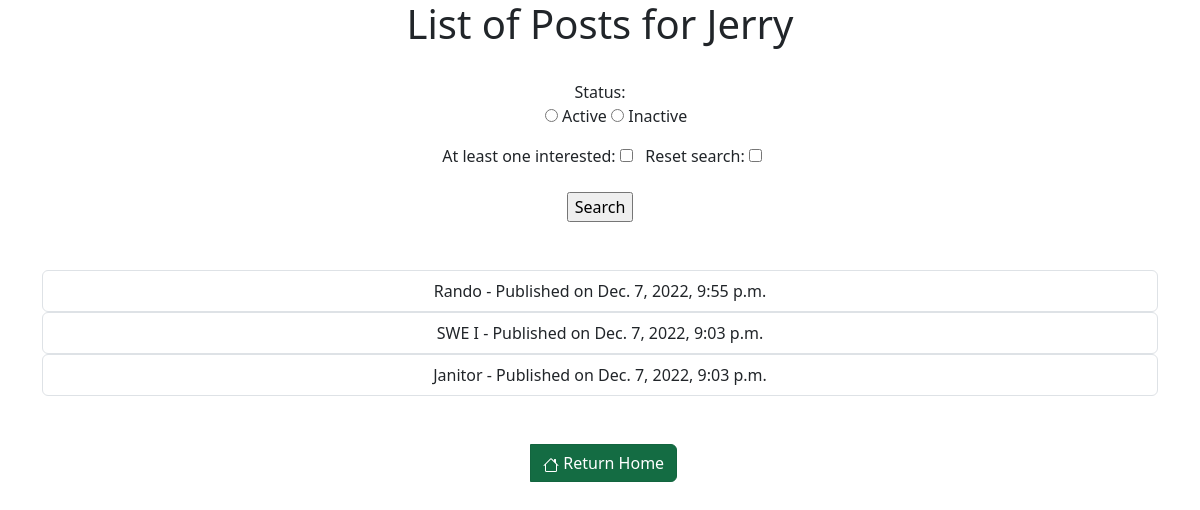
The app's page /recruiters/posts/ (signed in), older data.
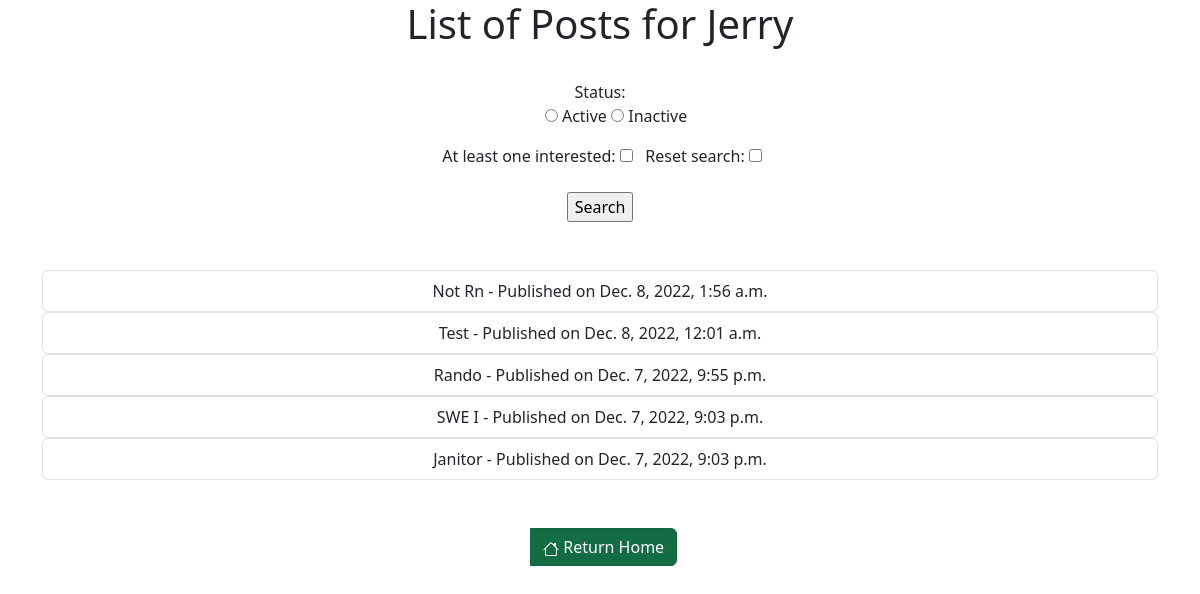
The same page, newer data.
### jobs/models.py (models this page shows, shortened)
class UserPost(models.Model):
    user = models.ForeignKey(User, on_delete=models.PROTECT, related_name='user_job')
    title = models.CharField(max_length=500)
    job_type = models.CharField(max_length=20, choices=POSITION_TYPE, blank=False)
    state = models.CharField(max_length = 50, blank=False)
    city = models.CharField(max_length = 50, blank=False)
    preferred_skills = models.CharField(max_length = 500, blank=False)
    description = models.CharField(max_length = 500, blank=False)
    company = models.CharField(max_length = 50, blank=False)
    date_published = models.DateTimeField(default=timezone.now())
    expire_date = models.DateTimeField(default=timezone.now())
    status = models.CharField(max_length = 50, choices=STATUS, blank=False)
    url = models.SlugField(max_length=500, unique=True, blank=True, editable=False)
    id = models.UUIDField(primary_key=True, default=uuid.uuid4, editable=False)
    favorites = models.ManyToManyField(User, related_name='favorite_job')

### jobs/views/recruiters.py (the view, shortened to what this page needs)
# urls.py: path('posts/', recruiters.view_all_posts, name='view_all_posts'),
@login_required
@recruiter_required
def view_all_posts(request):
    form = FilterPost(request.POST or None)
    reset_search = False
    status = None
    one_interested = False
    allposts = UserPost.objects.filter(user=request.user).order_by('-date_published')
    if status == "inactive":
        allposts = UserPost.objects.filter(user=request.user).filter(status="Inactive")
    elif status == "active":
        allposts = UserPost.objects.filter(user=request.user).filter(status="Active")
    if one_interested:
        allposts = UserPost.objects.filter(user=request.user).annotate(c=Count('favorites')).filter(c__gt=0)
    if reset_search:
        allposts = UserPost.objects.filter(user=request.user).order_by('-date_published')
    context = {'allposts': allposts, 'form':form}
    return render(request, 'jobs/recruiters/view_all_posts.html', context)

### jobs/forms.py
class FilterPost(forms.Form):
    status = forms.ChoiceField(widget=forms.RadioSelect,
        choices= [('active', 'Active'), ('inactive', 'Inactive')], required=False)
    at_least_one_interested = forms.BooleanField(required=False)
    reset_search = forms.BooleanField(required=False)
    def __init__(self, *args, **kwargs):
        super().__init__(*args, **kwargs)

### jobs/templates/jobs/recruiters/view_all_posts.html (shortened to what this page needs)
{% extends 'base.html' %}
{% load bootstrap5 %}
{% load static %}
{% block content %}
<html>
    <head>
        <link rel="stylesheet" href="{% static '/styles.css' %}">
    </head>
    <body>
        <h1>List of Posts for {{ user.name }} </h1>
        <br>
        <form method = "GET">
            {% for field in form  %}
                <li>{{ field.label_tag }} {{ field }}</li>&nbsp;&nbsp;
            {% endfor %}<br><br>
            <input  type = "submit" value = "Search">
        </form>
        <br><br>
        {% for post in allposts %}
            <div class="list-group">
                <a href='{% url "recruiters:post_detail_view" post.url %}' class="list-group-item list-group-item-action">{{ post.title }} - Published on {{ post.date_published}}
                </a>
            </div>
        {% endfor %}
        <br><br>
        <div class="btn-group">
            <div>&nbsp;&nbsp;</div>
            <a href='{% url "recruiters:recruiter_home" %}' class="btn btn-success active">
                 Return Home
            </a>
        </div>
    </body>
</html>
{% endblock %}

Row changes from the older to the newer data that the page shows:
added UserPost: title "Not Rn", date_published "Dec. 8, 2022, 1:56 a.m."
added UserPost: title "Test", date_published "Dec. 8, 2022, 12:01 a.m."
